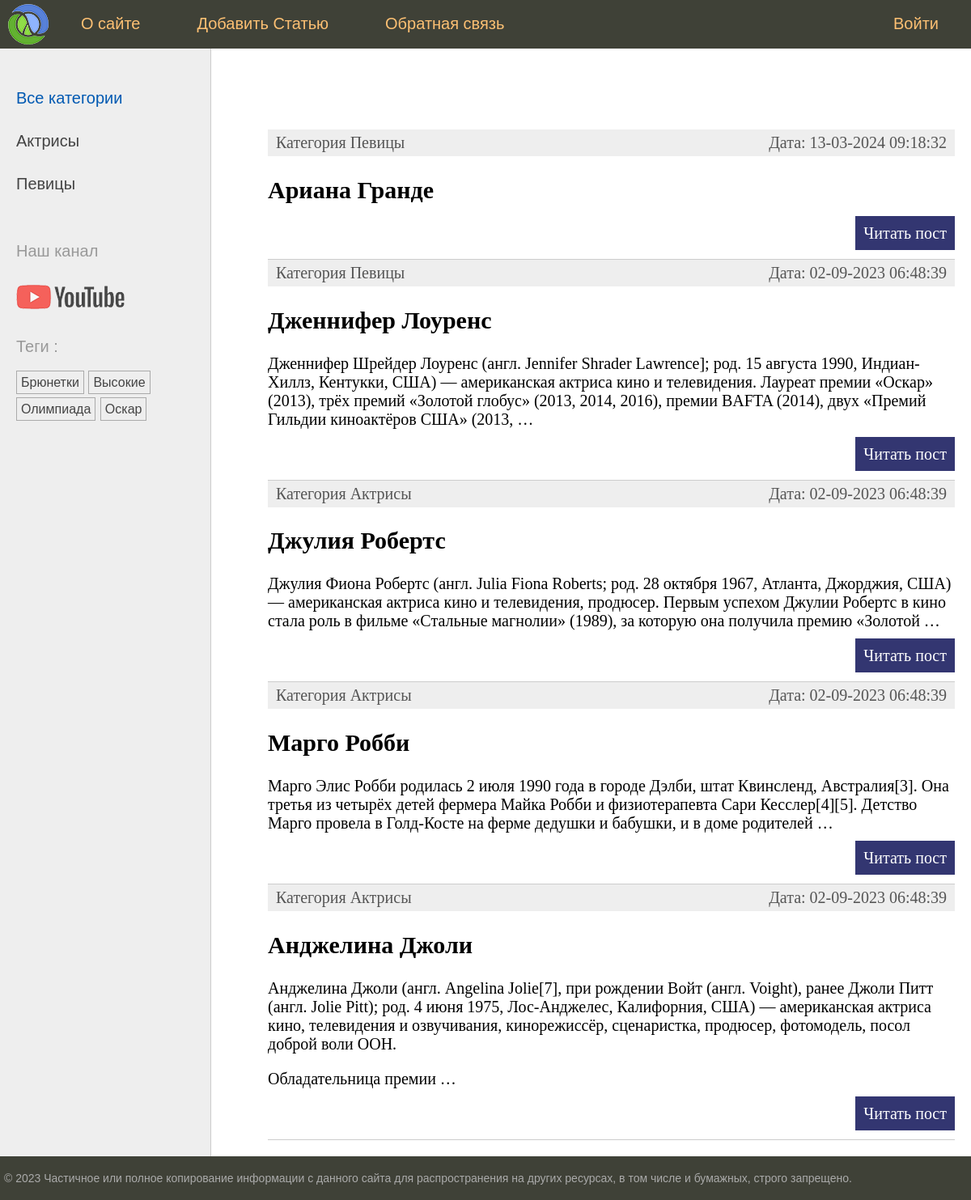
/women/, run on an earlier commit of the app's database.
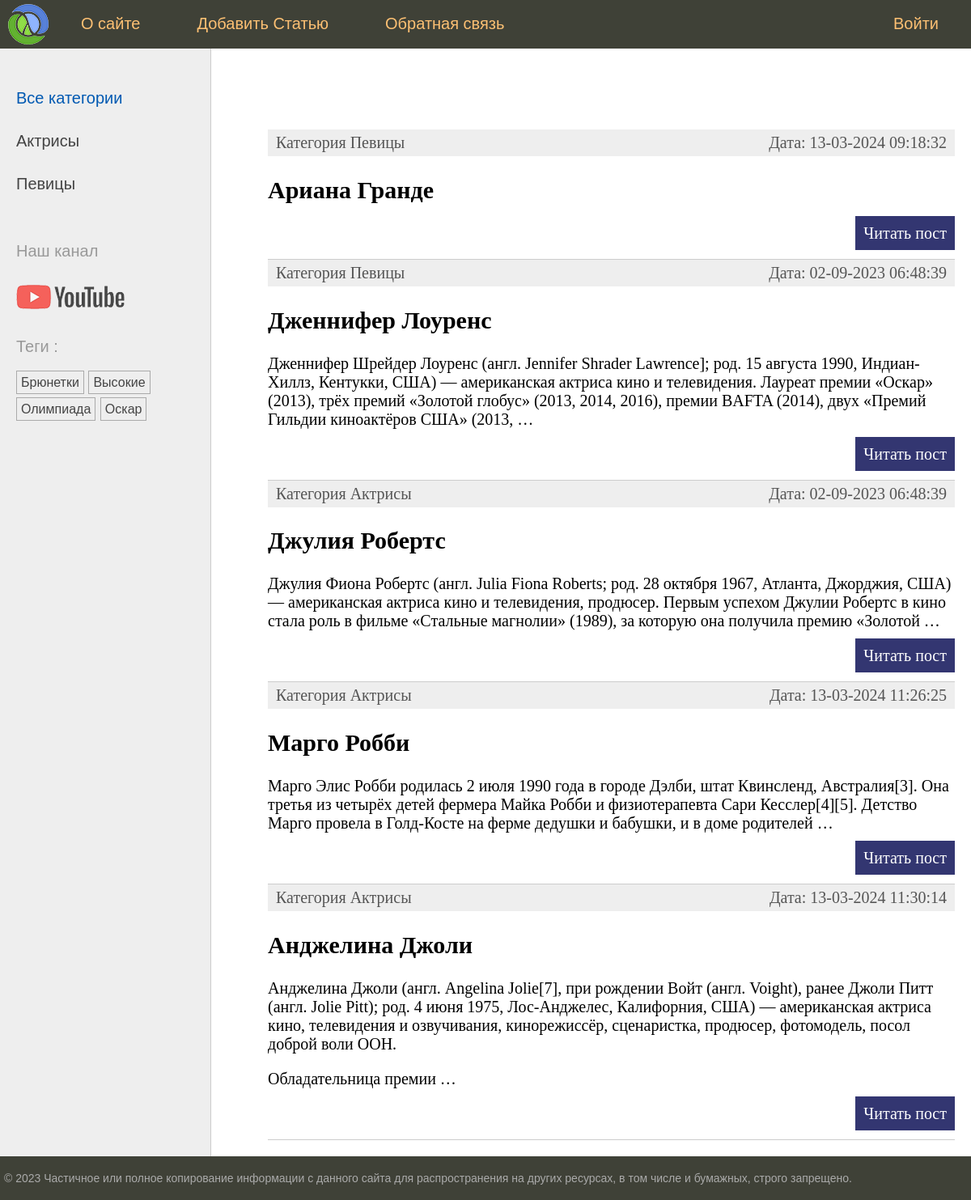
And on a later commit of the database.
### women/models.py (models this page shows, shortened)
class Women(models.Model):
    class Status(models.IntegerChoices):
        DRAFT = 0, "Черновик"
        PUBLISHED = 1, "Опубликовано"
    title = models.CharField(max_length=255)
    slug = models.SlugField(
        max_length=255,
        unique=True,
        db_index=True,
    )
    content = models.TextField(blank=True)
    time_create = models.DateTimeField(auto_now_add=True)
    time_update = models.DateTimeField(auto_now=True)
    is_published = models.BooleanField(choices=Status.choices, default=Status.PUBLISHED)
    objects = models.Manager()
    published = PublishedManager()
    cat = models.ForeignKey("Category", on_delete=models.PROTECT, related_name="posts")
    tags = models.ManyToManyField("TagPost", blank=True, related_name="tags")
    husband = models.OneToOneField(
        "Husband",
        on_delete=models.SET_NULL,
        null=True,
        blank=True,
        related_name="wuman",
    )
    class Meta:
        verbose_name = "Известные Женщины"
        verbose_name_plural = "Известные Женщины"
        ordering = ["-time_create"]
        indexes = [
            models.Index(fields=["-time_create"]),
        ]
    def get_absolute_url(self):
        return reverse("post", kwargs={"post_slug": self.slug})

class Category(models.Model):
    name = models.CharField(max_length=100, db_index=True)
    slug = models.SlugField(max_length=255, unique=False, db_index=True)
    def get_absolute_url(self):
        return reverse("category", kwargs={"cat_slug": self.slug})

### women/views.py (the view)
# urls.py: path("", views.index, name="home"),
def index(request):
    posts = Women.published.all().select_related("cat")
    data = {
        "title": "Главная Страница",
        "menu": menu,
        "posts": posts,
        "cat_selected": 0,
    }
    return render(request, "women/index.html", context=data)

### women/models.py (called while the page is built)
    def get_queryset(self):
        return super().get_queryset().filter(is_published=Women.Status.PUBLISHED)

    def get_absolute_url(self):
        return reverse("tag", kwargs={"tag_slug": self.slug})

### women/templatetags/women_tags.py (called while the page is built)
@register.inclusion_tag("women/list_categories.html")
def show_categories(cat_selected=0):
    cats = Category.objects.annotate(total=Count("posts")).filter(total__gt=0)
    return {"cats": cats, "cat_selected": cat_selected}

@register.inclusion_tag("women/list_tags.html")
def show_all_tags():
    return {"tags": TagPost.objects.annotate(total=Count("tags")).filter(total__gt=0)}

### women/templates/women/index.html (shortened to what this page needs)
{% extends 'base.html' %}
{% block content %}
<ul class="list-articles">
    {% for p in posts %}
    <li>
        <div class="article-panel">
            <p class="first">Категория {{p.cat.name}}</p>
            <p class="last">Дата: {{p.time_update | date:"d-m-Y H:i:s"}}</p>
        </div>
        <h2>{{p.title}}</h2>
        {% autoescape off %}
        {{p.content | linebreaks |truncatewords:40 }}
        {% endautoescape %}
        <p class="link-read-post"><a href="{{ p.get_absolute_url }}">Читать пост</a></p>
    </li>
    {% endfor %}
</ul>
{% endblock %}

What changed in the data, as far as the page shows it:
changed Women "Марго Робби": time_update "02-09-2023 06:48:39" → "13-03-2024 11:26:25"
changed Women "Анджелина Джоли": time_update "02-09-2023 06:48:39" → "13-03-2024 11:30:14"
